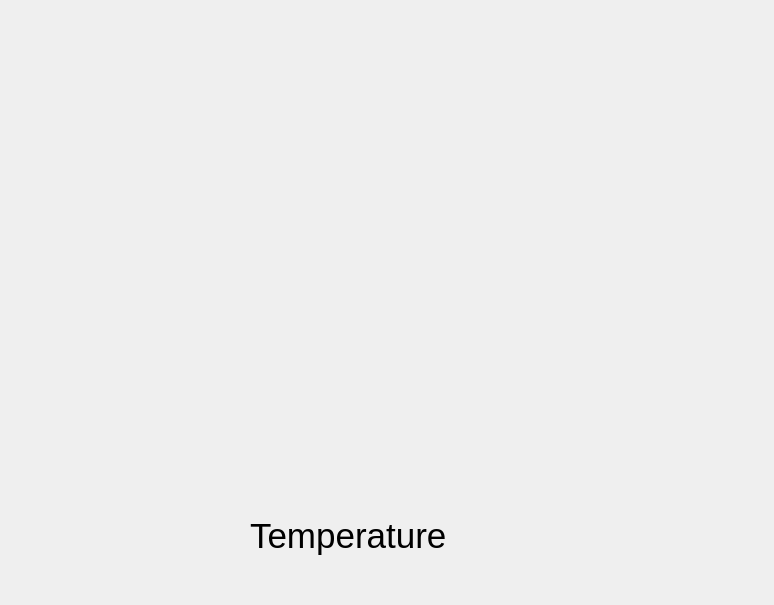
<?xml version="1.0" encoding="UTF-8"?>
<ui version="4.0">
 <class>tempgraph</class>
 <widget class="QWidget" name="tempgraph">
  <property name="geometry">
   <rect>
    <x>0</x>
    <y>0</y>
    <width>774</width>
    <height>605</height>
   </rect>
  </property>
  <property name="windowTitle">
   <string>Form</string>
  </property>
  <widget class="QCustomPlot" name="temperature_graph" native="true">
   <property name="geometry">
    <rect>
     <x>10</x>
     <y>10</y>
     <width>751</width>
     <height>441</height>
    </rect>
   </property>
  </widget>
  <widget class="QLabel" name="label">
   <property name="geometry">
    <rect>
     <x>250</x>
     <y>510</y>
     <width>211</width>
     <height>51</height>
    </rect>
   </property>
   <property name="font">
    <font>
     <pointsize>26</pointsize>
    </font>
   </property>
   <property name="text">
    <string>Temperature</string>
   </property>
  </widget>
 </widget>
 <customwidgets>
  <customwidget>
   <class>QCustomPlot</class>
   <extends>QWidget</extends>
   <header>qcustomplot.h</header>
   <container>1</container>
  </customwidget>
 </customwidgets>
 <resources/>
 <connections/>
</ui>
